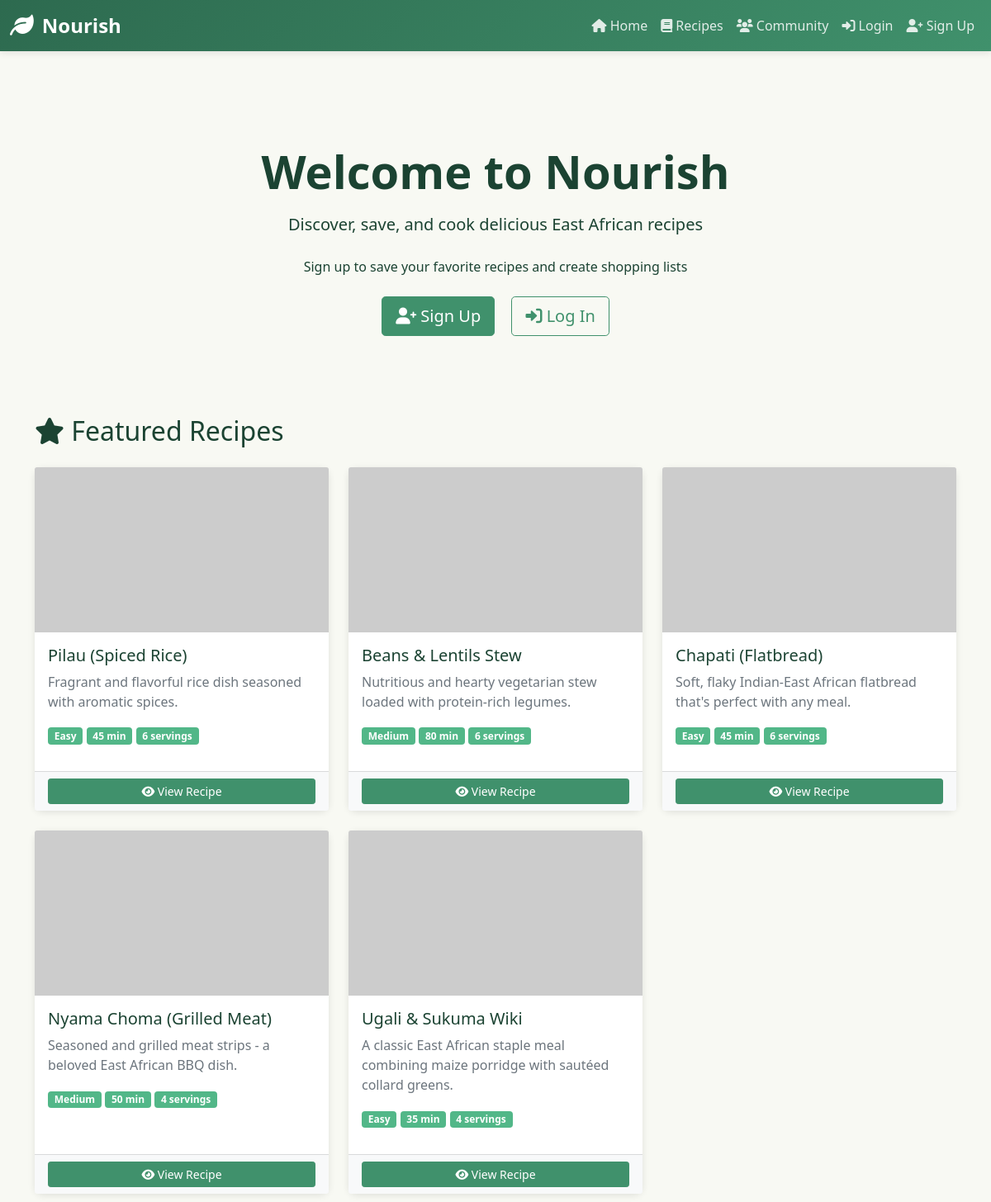
Before: / (upper part) with the older database file.
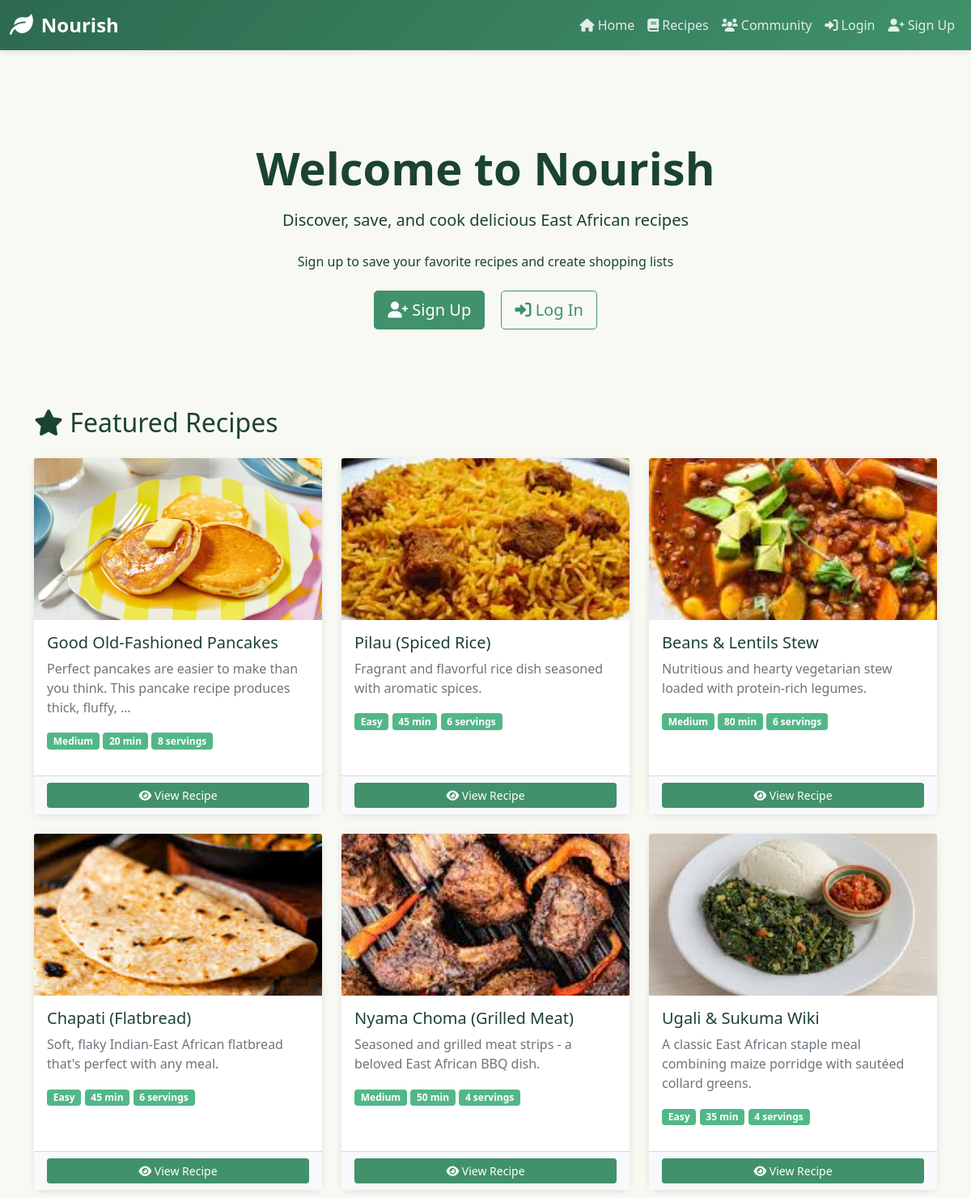
After: the same page with the newer database file.
### ingredient/models.py (models this page shows, shortened)
class Recipe(models.Model):
  DIFFICULTY_CHOICES = [
      ('easy', 'Easy'),
      ('medium', 'Medium'),
      ('hard', 'Hard'),
  ]
  CATEGORY_CHOICES = [
      ('breakfast', 'Breakfast'),
      ('lunch', 'Lunch'),
      ('dinner', 'Dinner'),
      ('snack', 'Snack'),
      ('dessert', 'Dessert'),
      ('beverage', 'Beverage'),
      ('other', 'Other'),
  ]
  title = models.CharField(max_length=255)
  description = models.TextField(blank=True)
  prep_time = models.IntegerField(default=15, help_text="minutes")
  cook_time = models.IntegerField(default=30, help_text="minutes")
  servings = models.IntegerField(default=4)
  difficulty = models.CharField(max_length=50, choices=DIFFICULTY_CHOICES, default='medium')
  category = models.CharField(max_length=50, choices=CATEGORY_CHOICES, default='other')
  image = models.ImageField(upload_to='recipe_images/', blank=True, null=True)
  created_by = models.ForeignKey(User, on_delete=models.CASCADE, related_name='recipes', null=True, blank=True)
  created_at = models.DateTimeField(auto_now_add=True)
  updated_at = models.DateTimeField(auto_now=True)
  is_published = models.BooleanField(default=True)
  views_count = models.IntegerField(default=0)
  def average_rating(self):
    ratings = self.ratings.all()
    if ratings.count() == 0:
      return 0
    return sum([r.score for r in ratings]) / ratings.count()
  class Meta:
    ordering = ['-created_at']

### ingredient/views.py (the view)
# urls.py: path('', ingredient_views.home, name='home'),
def home(request):
  recipes = Recipe.objects.filter(is_published=True)[:12]
  return render(request, 'index.html', {'recipes': recipes})

### ingredient/templates/index.html (shortened to what this page needs)
{% extends 'base.html' %}
{% load static %}
{% block content %}
<section class="hero py-5 mb-5">
    <div class="text-center">
        <h1 class="display-4 fw-bold mb-3">Welcome to Nourish</h1>
        <p class="lead mb-4">Discover, save, and cook delicious East African recipes</p>
        {% if user.is_authenticated %}
        <p class="mb-4">Welcome back, <strong>{{ user.first_name|default:user.username }}</strong>!</p>
        <div>
            <a href="{% url 'recipes' %}" class="btn btn-primary btn-lg me-3">
                <i class="fas fa-book"></i> Browse Recipes
            </a>
            <a href="{% url 'my_favorites' %}" class="btn btn-outline-primary btn-lg">
                <i class="fas fa-heart"></i> My Favorites
            </a>
        </div>
        {% else %}
        <p class="mb-4">Sign up to save your favorite recipes and create shopping lists</p>
        <div>
            <a href="{% url 'signup' %}" class="btn btn-primary btn-lg me-3">
                <i class="fas fa-user-plus"></i> Sign Up
            </a>
            <a href="{% url 'login' %}" class="btn btn-outline-primary btn-lg">
                <i class="fas fa-sign-in-alt"></i> Log In
            </a>
        </div>
        {% endif %}
    </div>
</section>
{% if recipes %}
<section class="featured-recipes mb-5">
    <h2 class="mb-4"><i class="fas fa-star"></i> Featured Recipes</h2>
    <div class="row">
        {% for recipe in recipes %}
        <div class="col-md-6 col-lg-4 mb-4">
            <div class="card h-100">
                {% if recipe.image %}
                {% if 'recipe_images/' in recipe.image.name %}
                <img src="{{ recipe.image.url }}" class="card-img-top" alt="{{ recipe.title }}"
                    style="height: 200px; object-fit: cover;">
                {% else %}
                <img src="{% static 'images/' %}{{ recipe.image }}" class="card-img-top" alt="{{ recipe.title }}"
                    style="height: 200px; object-fit: cover;">
                {% endif %}
                {% else %}
                <div class="card-img-top bg-light d-flex align-items-center justify-content-center"
                    style="height: 200px;">
                    <i class="fas fa-utensils fa-3x text-muted"></i>
                </div>
                {% endif %}
                <div class="card-body">
                    <h5 class="card-title">{{ recipe.title }}</h5>
                    <p class="card-text text-muted">{{ recipe.description|truncatewords:15 }}</p>
                    <div class="recipe-meta mb-3">
                        <span class="badge bg-success">{{ recipe.difficulty|title }}</span>
                        <span class="badge bg-success">{{ recipe.prep_time|add:recipe.cook_time }} min</span>
                        <span class="badge bg-success">{{ recipe.servings }} servings</span>
                    </div>
                </div>
                <div class="card-footer bg-light">
                    <a href="{% url 'recipe_detail' recipe.id %}" class="btn btn-sm btn-primary w-100">
                        <i class="fas fa-eye"></i> View Recipe
                    </a>
                </div>
            </div>
        </div>
        {% endfor %}
    </div>
</section>
{% endif %}
{% endblock %}

Changed rows visible on the page:
added Recipe: image (picture), title "Good Old-Fashioned Pancakes", description "Perfect pancakes are easier to make than you think. This pancake recipe produces thick, fluffy, …", difficulty "Medium", prep_time|add "20", servings "8"
changed Recipe "Pilau (Spiced Rice)": image: picture added in place of a placeholder
changed Recipe "Beans & Lentils Stew": image: picture added in place of a placeholder
changed Recipe "Chapati (Flatbread)": image: picture added in place of a placeholder
changed Recipe "Nyama Choma (Grilled Meat)": image: picture added in place of a placeholder
changed Recipe "Ugali & Sukuma Wiki": image: picture added in place of a placeholder
